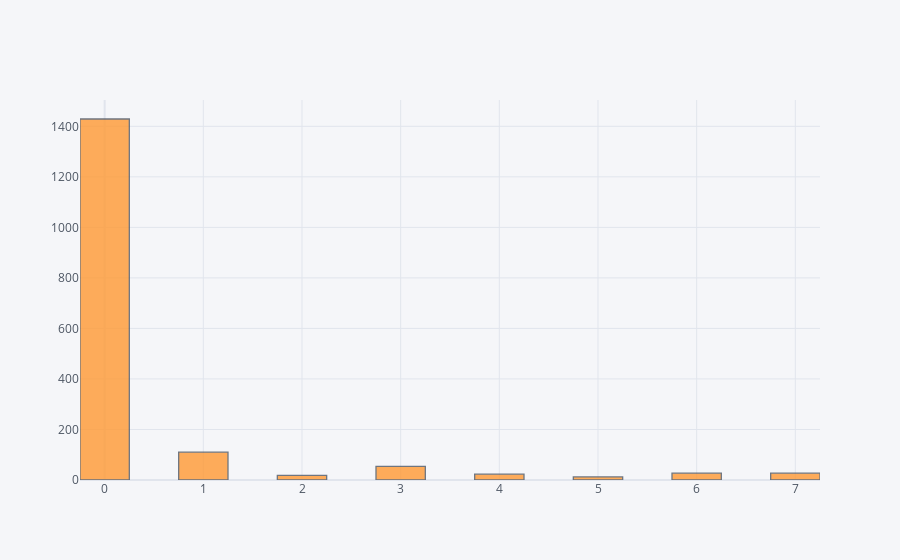

Notebook code for this chart:
### Code cell
df['LET_IS'].iplot(kind='hist',bins=25)

### Figure 1 — Plotly figure (JSON) as saved in the notebook; plotly's stock layout.template omitted (floating-point values rounded to 4 significant figures; data arrays with more than 128 entries replaced by an {"elided": "..."} marker saying what was removed)
{"data": [{"histfunc": "count", "histnorm": "", "marker": {"color": "rgba(255, 153, 51, 1.0)", "line": {"color": "#4D5663", "width": 1.3}}, "name": "LET_IS", "nbinsx": 25, "opacity": 0.8, "orientation": "v", "type": "histogram", "x": {"elided": "1700 int values"}}], "layout": {"barmode": "overlay", "legend": {"bgcolor": "#F5F6F9", "font": {"color": "#4D5663"}}, "paper_bgcolor": "#F5F6F9", "plot_bgcolor": "#F5F6F9", "title": {"font": {"color": "#4D5663"}}, "xaxis": {"gridcolor": "#E1E5ED", "showgrid": true, "tickfont": {"color": "#4D5663"}, "title": {"font": {"color": "#4D5663"}, "text": ""}, "zerolinecolor": "#E1E5ED"}, "yaxis": {"gridcolor": "#E1E5ED", "showgrid": true, "tickfont": {"color": "#4D5663"}, "title": {"font": {"color": "#4D5663"}, "text": ""}, "zerolinecolor": "#E1E5ED"}}}
